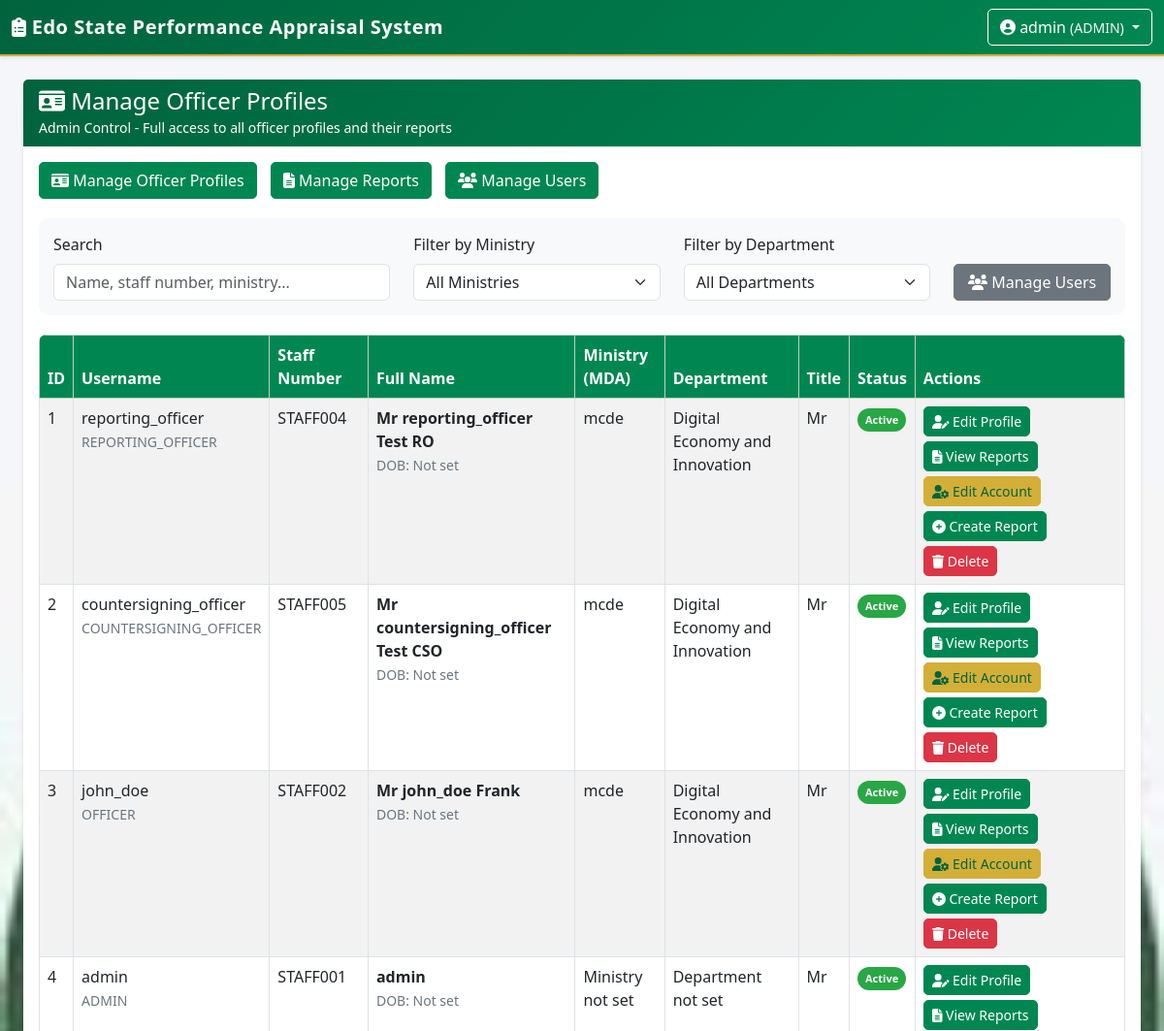
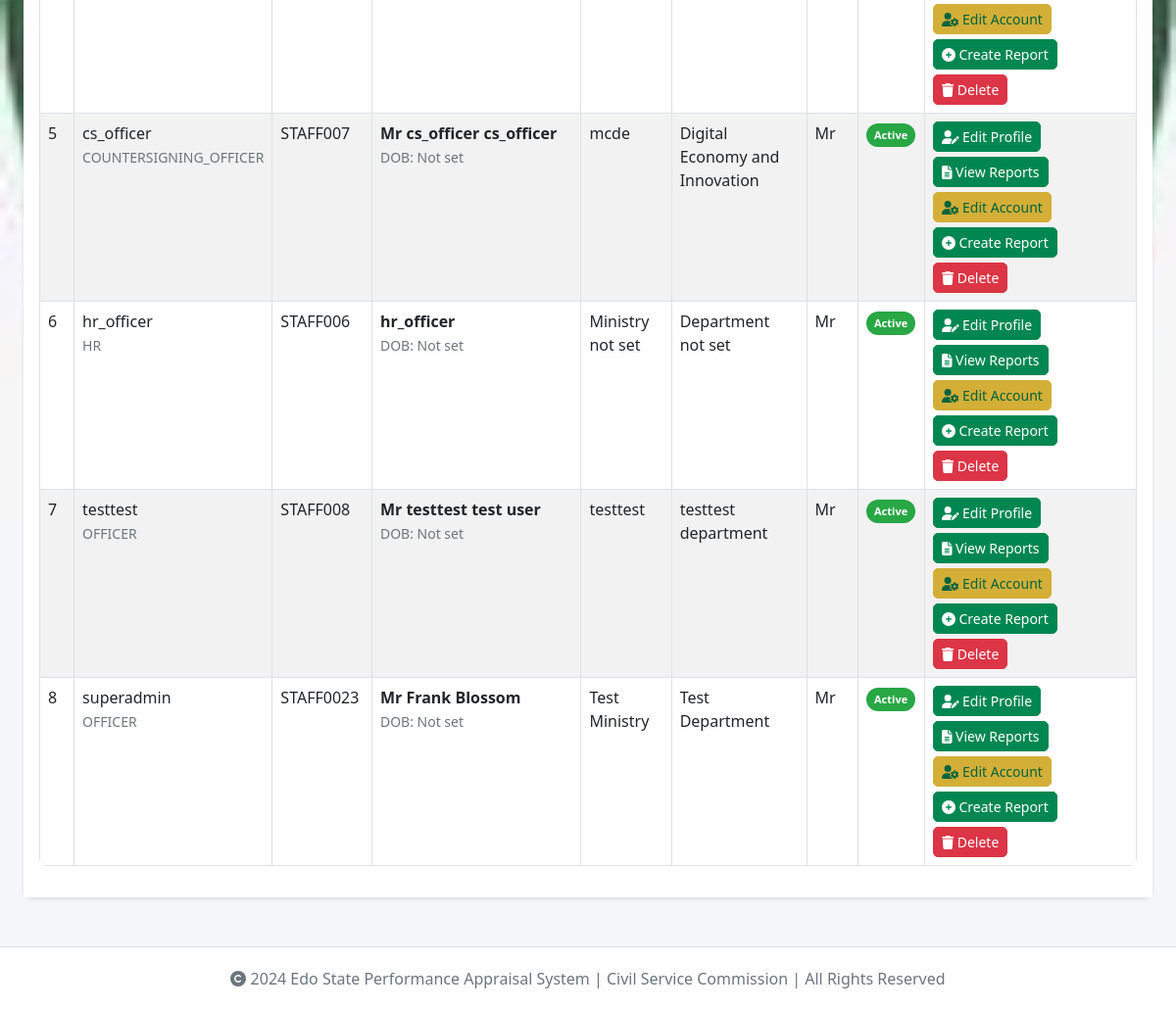
The app's page /admin/manage-officers (signed in) with its own data (2 pictures, top to bottom).
### app/models/user.py (models this page shows, shortened)
class User(UserMixin, db.Model):
    __tablename__ = 'users'
    id = db.Column(db.Integer, primary_key=True)
    username = db.Column(db.String(80), unique=True, nullable=False)
    email = db.Column(db.String(120), unique=True, nullable=False)
    password_hash = db.Column(db.String(200), nullable=False)
    role = db.Column(db.String(50), nullable=False, default='STAFF')
    is_active = db.Column(db.Boolean, default=True)
    created_at = db.Column(db.DateTime, default=datetime.utcnow)
    staff_no = db.Column(db.String(50), unique=True)
    surname = db.Column(db.String(100))
    first_name = db.Column(db.String(100))
    other_names = db.Column(db.String(200))
    title = db.Column(db.String(20))
    date_of_birth = db.Column(db.Date, nullable=True)
    date_first_appointment = db.Column(db.Date, nullable=True)
    post_appointed = db.Column(db.String(200))
    present_post = db.Column(db.String(200))
    salary_grade = db.Column(db.String(50))
    ministry = db.Column(db.String(200))  # MDA
    department = db.Column(db.String(200))  # Department
    division = db.Column(db.String(200))
    branch = db.Column(db.String(200))
    section = db.Column(db.String(200))
    def has_role(self, role):
        return self.role == role or self.role == 'ADMIN'

### app/models/officer.py (models this page shows, shortened)
class Officer(db.Model):
    __tablename__ = 'officers'
    id = db.Column(db.Integer, primary_key=True)
    user_id = db.Column(db.Integer, db.ForeignKey('users.id'), unique=True)
    staff_no = db.Column(db.String(50), unique=True)
    surname = db.Column(db.String(100))
    first_name = db.Column(db.String(100))
    other_names = db.Column(db.String(200))
    title = db.Column(db.String(20))
    date_of_birth = db.Column(db.Date)
    date_first_appointment = db.Column(db.Date)
    post_appointed = db.Column(db.String(200))
    present_post = db.Column(db.String(200))
    salary_grade = db.Column(db.String(50))
    ministry = db.Column(db.String(200))
    department = db.Column(db.String(200))
    division = db.Column(db.String(200))
    branch = db.Column(db.String(200))
    section = db.Column(db.String(200))
    created_at = db.Column(db.DateTime, default=datetime.utcnow)
    user = db.relationship('User', backref='officer_profile', uselist=False, foreign_keys=[user_id])
    @property
    def full_name(self):
        if self.surname and self.first_name:
            return f"{self.title or ''} {self.surname} {self.first_name}".strip()
        elif self.surname:
            return self.surname
        else:
            return "Unknown"

### app/admin/routes.py (the view)
@admin_bp.route('/manage-officers')
@login_required
def manage_officers():
    if not current_user.has_role('ADMIN'):
        flash('Access denied', 'danger')
        return redirect(url_for('reports.dashboard'))
    user_id = request.args.get('user_id', type=int)
    if user_id:
        officer = Officer.query.filter_by(user_id=user_id).first()
        user = User.query.get(user_id)
        if officer:
            officers = [officer]
            flash(f'Showing officer profile for: {user.full_name or user.username}', 'info')
        else:
            officers = []
            flash(f'No officer profile found for {user.full_name or user.username}', 'warning')
    else:
        officers = Officer.query.all()
    return render_template('admin/manage_officers.html', officers=officers, filter_user_id=user_id)

### app/templates/admin/manage_officers.html (shortened to what this page needs)
{% extends "base.html" %}
{% block content %}
<div class="container-fluid">
    <div class="row mb-4">
        <div class="col-12">
            <div class="card">
                <div class="card-header bg-success text-white">
                    <h4 class="mb-0"><i class="fas fa-id-card"></i> Manage Officer Profiles</h4>
                    <small>Admin Control - Full access to all officer profiles and their reports</small>
                </div>
                <div class="card-body">
                    <div class="top-actions">
                        <a href="{{ url_for('admin.manage_officers') }}" class="btn btn-primary">
                            <i class="fas fa-id-card"></i> Manage Officer Profiles
                        </a>
                        <a href="{{ url_for('admin.manage_reports') }}" class="btn btn-info">
                            <i class="fas fa-file-alt"></i> Manage Reports
                        </a>
                        <a href="{{ url_for('admin.manage_users') }}" class="btn btn-success">
                            <i class="fas fa-users"></i> Manage Users
                        </a>
                    </div>
                    <div class="filter-section">
                        <div class="row align-items-end">
                            <div class="col-md-4">
                                <label class="form-label">Search</label>
                                <input type="text" id="searchInput" class="form-control" placeholder="Name, staff number, ministry...">
                            </div>
                            <div class="col-md-3">
                                <label class="form-label">Filter by Ministry</label>
                                <select id="ministryFilter" class="form-select">
                                    <option value="">All Ministries</option>
                                    {% set ministries = officers|map(attribute='ministry')|select|unique|list %}
                                </select>
                            </div>
                            <div class="col-md-3">
                                <label class="form-label">Filter by Department</label>
                                <select id="departmentFilter" class="form-select">
                                    <option value="">All Departments</option>
                                    {% set departments = officers|map(attribute='department')|select|unique|list %}
                                </select>
                            </div>
                            <div class="col-md-2">
                                <label class="form-label">&nbsp;</label>
                                <button class="btn btn-secondary w-100" onclick="window.location.href='{{ url_for('admin.manage_users') }}'">
                                    <i class="fas fa-users"></i> Manage Users
                                </button>
                            </div>
                        </div>
                    </div>
                    <div class="table-responsive">
                        <table class="table table-striped table-bordered">
                            <thead class="table-success">
                                <tr>
                                    <th>ID</th>
                                    <th>Username</th>
                                    <th>Staff Number</th>
                                    <th>Full Name</th>
                                    <th>Ministry (MDA)</th>
                                    <th>Department</th>
                                    <th>Title</th>
                                    <th>Status</th>
                                    <th>Actions</th>
                                </tr>
                            </thead>
                            <tbody id="officersTableBody">
                                {% for officer in officers %}
                                <tr>
                                    <td>{{ officer.id }}</a>
                                    <td>
                                        {% if officer.user %}
                                            {{ officer.user.username }}
                                            <br>
                                            <small class="text-muted">{{ officer.user.role }}</small>
                                        {% else %}
                                            <span class="text-danger">N/A<br><small>No user</small></span>
                                        {% endif %}
                                    <td>{{ officer.staff_no or '-' }}</a>
                                    <td>
                                        <strong>{{ officer.full_name }}</strong><br>
                                        <small class="text-muted">DOB: {{ officer.date_of_birth.strftime('%d/%m/%Y') if officer.date_of_birth else 'Not set' }}</small>
                                    <td>{{ officer.ministry or 'Not set' }}</a>
                                    <td>{{ officer.department or 'Not set' }}</a>
                                    <td>{{ officer.title or 'Mr' }}</a>
                                    <td>
                                        {% if officer.user and officer.user.is_active %}
                                            <span class="status-badge status-active">Active</span>
                                        {% else %}
                                            <span class="status-badge status-inactive">Inactive</span>
                                        {% endif %}
                                    <td class="table-actions">
                                        <div class="action-buttons">
                                            <a href="{{ url_for('admin.edit_officer_profile', officer_id=officer.id) }}"
                                               class="btn btn-info btn-sm" title="Edit Officer Profile">
                                                <i class="fas fa-user-edit"></i> Edit Profile
                                            </a>
                                            {% if officer.user %}
                                            <a href="{{ url_for('admin.manage_reports', user_id=officer.user.id) }}"
                                               class="btn btn-primary btn-sm" title="View Officer's Reports">
                                                <i class="fas fa-file-alt"></i> View Reports
                                            </a>
                                            {% endif %}
                                            {% if officer.user %}
                                            <a href="{{ url_for('admin.edit_user_page', user_id=officer.user.id) }}"
                                               class="btn btn-warning btn-sm" title="Edit User Account">
                                                <i class="fas fa-user-cog"></i> Edit Account
                                            </a>
                                            {% endif %}
                                            {% if officer.user %}
                                            <a href="{{ url_for('reports.create_report_for_user', user_id=officer.user.id) }}"
                                               class="btn btn-success btn-sm" title="Create Report for Officer">
                                                <i class="fas fa-plus-circle"></i> Create Report
                                            </a>
                                            {% endif %}
                                            <button class="btn btn-danger btn-sm" onclick="deleteOfficer({{ officer.id }})" title="Delete Officer">
                                                <i class="fas fa-trash"></i> Delete
                                            </button>
                                        </div>
                                </tr>
                                {% endfor %}
                            </tbody>
                        </table>
                    </div>
                </div>
            </div>
        </div>
    </div>
</div>
{% endblock %}

### app/templates/base.html (shortened to what this page needs)
<!DOCTYPE html>
<html lang="en">
<head>
    <link href="https://cdn.jsdelivr.net/npm/bootstrap@5.3.0/dist/css/bootstrap.min.css" rel="stylesheet">
    <link rel="stylesheet" href="https://cdnjs.cloudflare.com/ajax/libs/font-awesome/6.4.0/css/all.min.css">
</head>
<body>
    <nav class="navbar navbar-dark shadow-sm">
        <div class="container-fluid">
            <a class="navbar-brand" href="{{ url_for('reports.dashboard') }}">
                <i class="fas fa-clipboard-list"></i> Edo State Performance Appraisal System
            </a>
            {% if current_user.is_authenticated %}
            <div class="dropdown">
                <button class="btn btn-outline-light dropdown-toggle" type="button" data-bs-toggle="dropdown" aria-expanded="false">
                    <i class="fas fa-user-circle"></i>
                    {{ current_user.username }}
                    <small class="text-light">({{ current_user.role }})</small>
                </button>
            </div>
            {% else %}
            <a href="{{ url_for('auth.login') }}" class="btn btn-outline-light">Login</a>
            {% endif %}
        </div>
    </nav>
    <div class="container-fluid mt-4">
        {% block content %}{% endblock %}
    </div>
    <footer>
        <div class="container">
            <p class="mb-0">
                <i class="fas fa-copyright"></i> 2024 Edo State Performance Appraisal System |
                Civil Service Commission | All Rights Reserved
            </p>
        </div>
    </footer>
</body>
</html>

### app/templates/admin/manage_officers.html (style rules this page uses)
.status-badge { padding: 4px 8px; border-radius: 20px; font-size: 11px; font-weight: 600; display: inline-block; }
.status-active { background: #28a745; color: white; }
.filter-section { background: #f8f9fa; padding: 15px; border-radius: 10px; margin-bottom: 20px; }
.table-actions { white-space: nowrap; }
.action-buttons { display: flex; gap: 5px; flex-wrap: wrap; }
.top-actions { margin-bottom: 20px; }
.top-actions .btn { margin-right: 10px; }

### records on screen
User: username "admin", role "ADMIN"
Officer: id "1", user.username "reporting_officer", user.role "REPORTING_OFFICER", staff_no "STAFF004", full_name "Mr reporting_officer Test RO", date_of_birth "Not set", ministry "mcde", department "Digital Economy and Innovation", title "Mr"
Officer: id "2", user.username "countersigning_officer", user.role "COUNTERSIGNING_OFFICER", staff_no "STAFF005", full_name "Mr countersigning_officer Test CSO", date_of_birth "Not set", ministry "mcde", department "Digital Economy and Innovation", title "Mr"
Officer: id "3", user.username "john_doe", user.role "OFFICER", staff_no "STAFF002", full_name "Mr john_doe Frank", date_of_birth "Not set", ministry "mcde", department "Digital Economy and Innovation", title "Mr"
Officer: id "4", user.username "admin", user.role "ADMIN", staff_no "STAFF001", full_name "admin", date_of_birth "Not set", ministry "Ministry not set", department "Department not set", title "Mr"
Officer: id "5", user.username "cs_officer", user.role "COUNTERSIGNING_OFFICER", staff_no "STAFF007", full_name "Mr cs_officer cs_officer", date_of_birth "Not set", ministry "mcde", department "Digital Economy and Innovation", title "Mr"
Officer: id "6", user.username "hr_officer", user.role "HR", staff_no "STAFF006", full_name "hr_officer", date_of_birth "Not set", ministry "Ministry not set", department "Department not set", title "Mr"
Officer: id "7", user.username "testtest", user.role "OFFICER", staff_no "STAFF008", full_name "Mr testtest test user", date_of_birth "Not set", ministry "testtest", department "testtest department", title "Mr"
Officer: id "8", user.username "superadmin", user.role "OFFICER", staff_no "STAFF0023", full_name "Mr Frank Blossom", date_of_birth "Not set", ministry "Test Ministry", department "Test Department", title "Mr"
